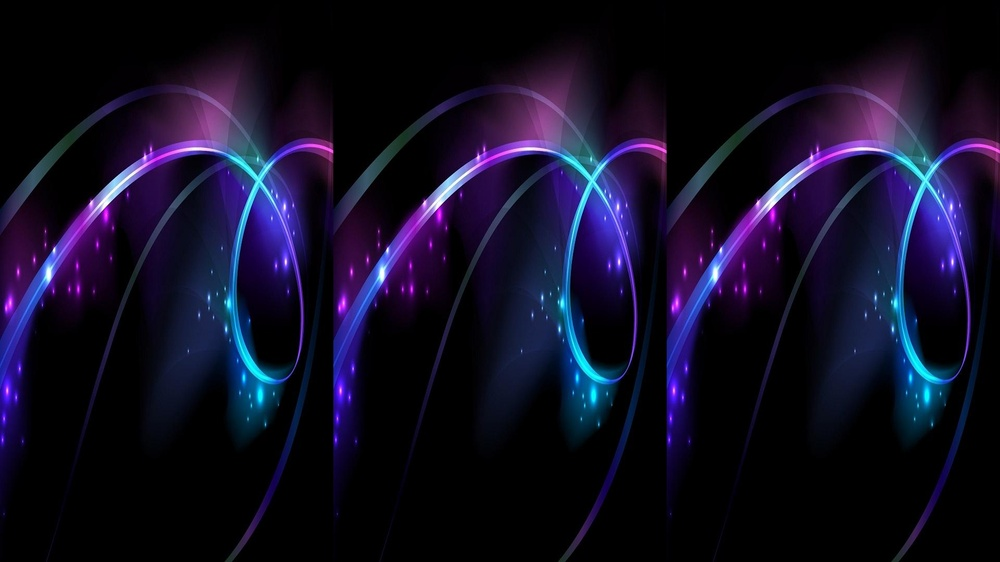
#> input picture getRepeatImg/img/test.jpg, 1000 x 562 px, shrunk from 1920 x 1080 before the run
$ python main.py
#> lines starting #> are read from the running program, lines starting #| are printed output that depends on the picture; after the words box and inside, x2 and y2 are one past the last pixel; in counts of white or black regions, pixels touching at a corner belong together; long printed decimals are rounded
import numpy
import cv2
from PIL import Image
import time

startTime = time.time()
img = Image.open('./img/test.jpg')
#> img is the input picture: PIL image 1000x562 RGB; mean R, G, B 17.4, 14.1, 36

crop = img.crop(((img.width - 220) / 2, 200, (img.width - 220) / 2 + 220, 200 + 220))
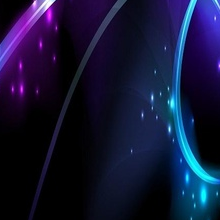
#> crop: PIL image 220x220 RGB; mean R, G, B 19.4, 21.5, 53.7
crop.save('./img/test-part.jpg')

# 是否灰度处理
isGray = False

if isGray:
    target = cv2.imread("./img/test.jpg", 0)
    template = cv2.imread("./img/test-part.jpg", 0)
else:
    target = cv2.imread("./img/test.jpg")
    template = cv2.imread("./img/test-part.jpg")

# 获取宽高
w, h = template.shape[:2]
#> w = 220; h = 220

#执行模板匹配，采用的匹配方式cv2.TM_SQDIFF_NORMED
result = cv2.matchTemplate(target, template, cv2.TM_CCOEFF_NORMED)
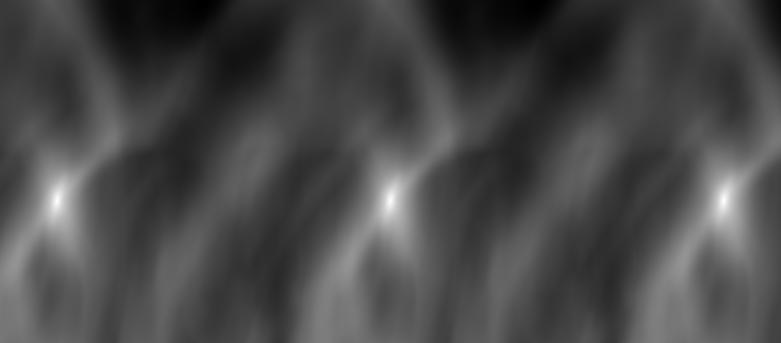
#> result: shape (343, 781) float32; min -0.336, max 0.997, mean 0.046; drawn with min black and max white

# 匹配阈值
threshold = 0.95

loc = numpy.where(result >= threshold)
#> loc = 38 positions, rows 197 to 203, columns 56 to 724
total = []
for i in zip(*loc[::-1]):
    total.append(i)
#> this loop made 38 passes
#> i on passes 1 to 12: (57, 197), (56, 198), (57, 198), (390, 198), (391, 198), (723, 198), (724, 198), (56, 199), (57, 199), (58, 199), (389, 199), (390, 199)
#> after the loop, total = 38 pairs, first value 56 to 724, second value 197 to 203

total.sort()

# 偏移量
dx = (1 - threshold) * 200
# 计数
numOfloc = 1

# 绘制矩形边框，将匹配区域标注出来
cv2.rectangle(target, total[0], (total[0][0] + w, total[0][1] + h), [0, 0, 250])
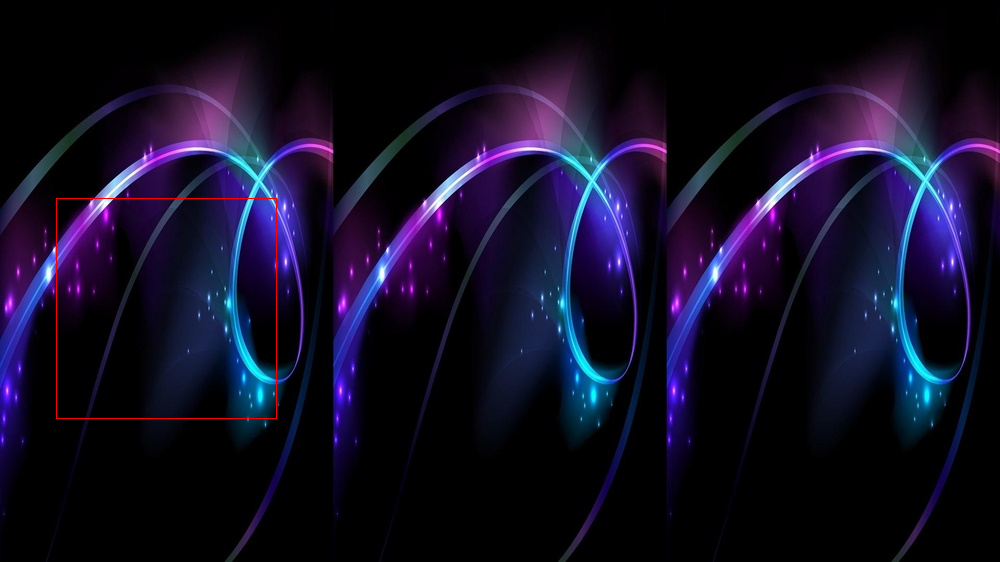
#> target: shape (562, 1000, 3); mean B, G, R 35.9, 14, 17.7
for index in range(0, len(total)):
    if index + 1 == len(total):
        break

    if total[index + 1][0] - total[index][0] > dx:
        cv2.rectangle(target, total[index + 1], (total[index + 1][0] + w, total[index + 1][1] + h), [0, 0, 250])
        numOfloc += 1
#> this loop made 38 passes
#> numOfloc on passes 13, 26: 2, 3
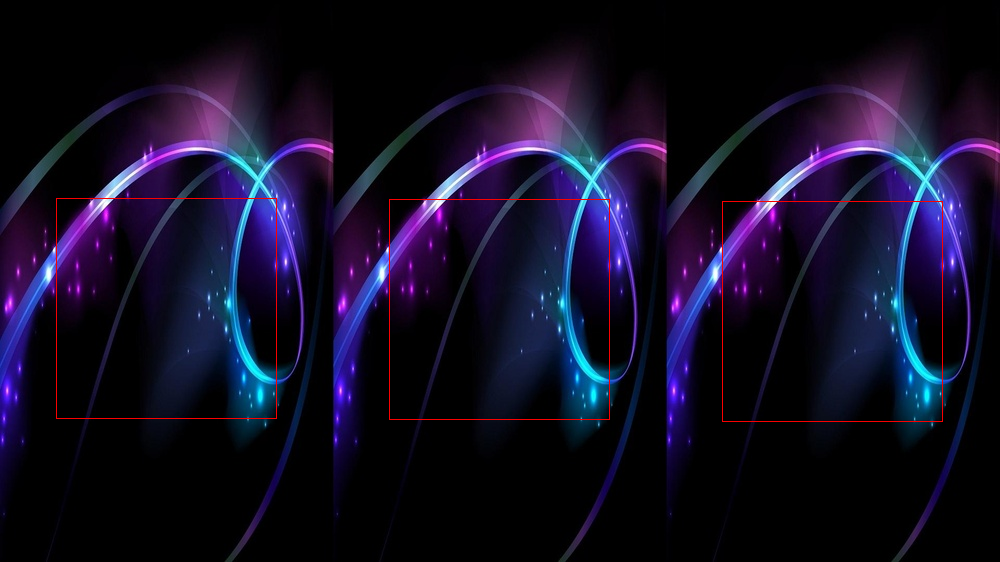
#> target: shape (562, 1000, 3); 0.31% of pixels changed, all inside (x1, y1, x2, y2) = (389, 199, 943, 422)
#> after the loop, numOfloc = 3

endTime = time.time()
useTime = endTime - startTime
print(useTime, numOfloc)
#| 0.4576 3

cv2.imshow("target", target)
cv2.waitKey(0)
cv2.destroyAllWindows()
